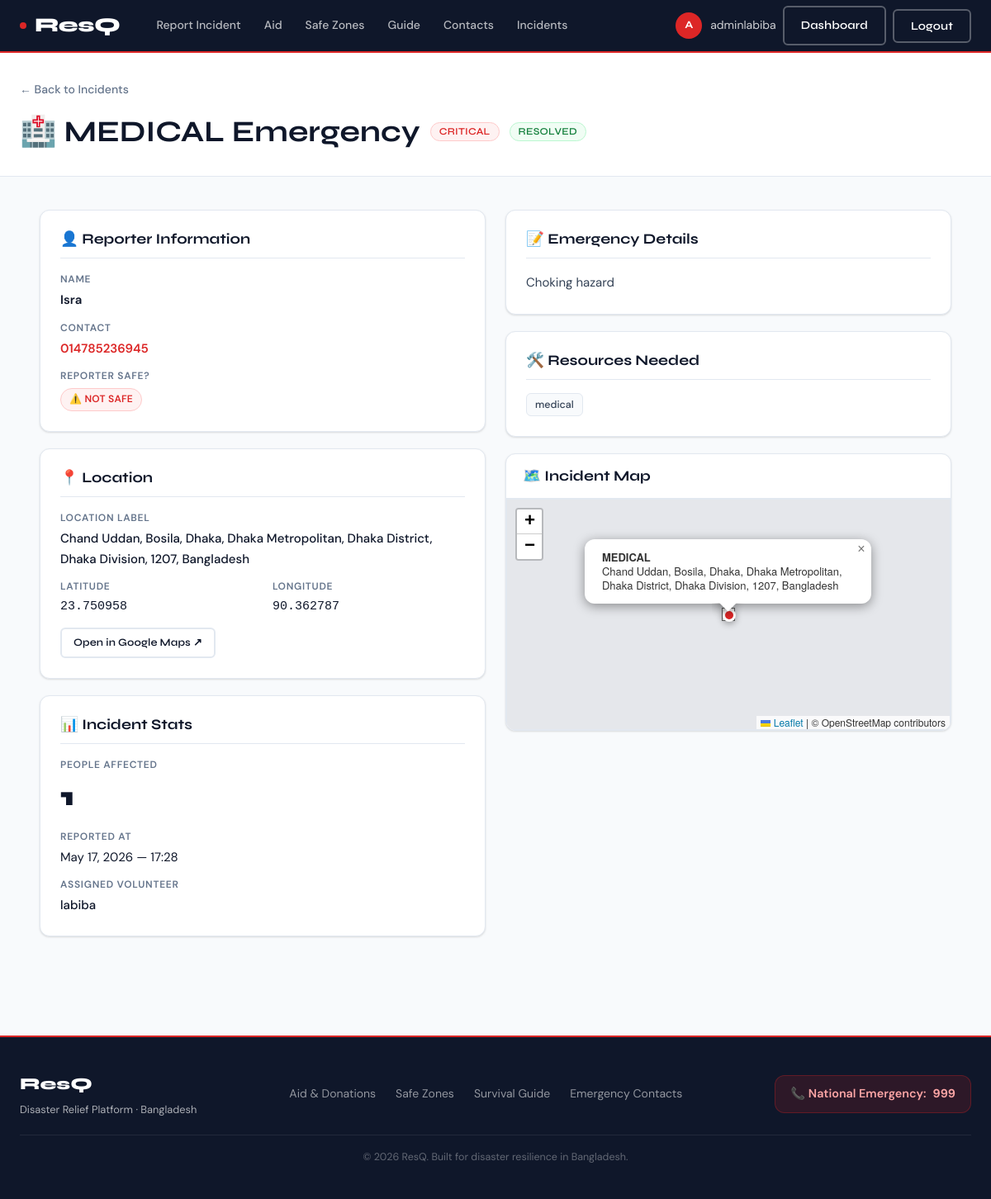
The app's page /incidents/2/ (signed in) with its own data.
### users/models.py (models this page shows, shortened)
class User(AbstractUser):
    ROLE_CHOICES = [
        ('volunteer', 'Volunteer'),
        ('authority', 'Authority'),
    ]
    role = models.CharField(max_length=20, choices=ROLE_CHOICES)
    nid_number = models.CharField(max_length=20, unique=True)
    contact_number = models.CharField(max_length=15)
    occupation = models.CharField(max_length=100, blank=True)
    workplace = models.CharField(max_length=150, blank=True)
    date_of_birth = models.DateField(null=True, blank=True)
    is_verified = models.BooleanField(default=False)
    created_at = models.DateTimeField(auto_now_add=True)

### incidents/models.py (models this page shows, shortened)
class Incident(models.Model):
    SEVERITY_CHOICES = [
        ('low', 'Low'),
        ('medium', 'Medium'),
        ('high', 'High'),
        ('critical', 'Critical'),
    ]
    EMERGENCY_TYPES = [
        ('fire', 'Fire'),
        ('flood', 'Flood'),
        ('earthquake', 'Earthquake'),
        ('medical', 'Medical'),
        ('structural', 'Structural Collapse'),
        ('other', 'Other'),
    ]
    STATUS_CHOICES = [
        ('pending', 'Pending'),
        ('active', 'Active'),
        ('resolved', 'Resolved'),
    ]
    RESOURCE_CHOICES = [
        ('food', 'Food'),
        ('water', 'Water'),
        ('medical', 'Medical'),
        ('shelter', 'Shelter'),
        ('rescue', 'Rescue Team'),
    ]
    reporter_name = models.CharField(max_length=100)
    contact_number = models.CharField(max_length=15)
    latitude = models.DecimalField(max_digits=9, decimal_places=6)
    longitude = models.DecimalField(max_digits=9, decimal_places=6)
    location_label = models.CharField(max_length=255, blank=True)
    severity = models.CharField(max_length=10, choices=SEVERITY_CHOICES)
    emergency_type = models.CharField(max_length=20, choices=EMERGENCY_TYPES)
    emergency_details = models.TextField()
    resources_needed = models.JSONField(default=list, blank=True)
    people_affected = models.PositiveIntegerField(default=1)
    reporter_safe = models.BooleanField(default=True)
    status = models.CharField(max_length=10, choices=STATUS_CHOICES, default='pending')
    assigned_volunteer = models.ForeignKey(
        User, null=True, blank=True,
        on_delete=models.SET_NULL,
        related_name='assigned_incidents',
        limit_choices_to={'role': 'volunteer'}
    )
    reported_at = models.DateTimeField(auto_now_add=True)
    updated_at = models.DateTimeField(auto_now=True)
    resolved_at = models.DateTimeField(null=True, blank=True)

### incidents/views.py (the view)
# urls.py: path('<int:pk>/', views.incident_detail, name='incident_detail'),
@login_required
def incident_detail(request, pk):
    incident = get_object_or_404(Incident, pk=pk)
    volunteers = None
    if request.user.role == 'authority':
        volunteers = User.objects.filter(role='volunteer', is_active=True).order_by('username')
    return render(request, 'incidents/detail.html', {
        'incident': incident,
        'volunteers': volunteers,
    })

### templates/incidents/detail.html (shortened to what this page needs)
{% extends "base.html" %}
{% block extra_head %}
<link rel="stylesheet" href="https://unpkg.com/leaflet@1.9.4/dist/leaflet.css" />
{% endblock %}
{% block content %}
<div class="page-header">
  <div class="page-header__inner">
    <div>
      <a href="{% url 'incident_list' %}" class="back-link" style="margin-bottom:10px;display:inline-flex;">← Back to Incidents</a>
      <h2 style="display:flex;align-items:center;gap:12px;flex-wrap:wrap;margin-top:8px;">
        {% if incident.emergency_type == 'fire' %}🔥
        {% elif incident.emergency_type == 'flood' %}🌊
        {% elif incident.emergency_type == 'earthquake' %}🏚️
        {% elif incident.emergency_type == 'medical' %}🏥
        {% elif incident.emergency_type == 'structural' %}🏗️
        {% else %}⚡{% endif %}
        {{ incident.emergency_type|upper }} Emergency
        <span class="badge badge-{{ incident.severity }}">{{ incident.severity|upper }}</span>
        <span class="badge badge-{{ incident.status }}">{{ incident.status|upper }}</span>
      </h2>
    </div>
  </div>
</div>
<div style="padding:40px 24px;">
  <div class="container">
    <div class="grid-2" style="align-items:start;">
      <div style="display:flex;flex-direction:column;gap:20px;">
        <div class="card">
          <h4 style="margin-bottom:16px;padding-bottom:12px;border-bottom:1px solid var(--border);">👤 Reporter Information</h4>
          <div style="display:flex;flex-direction:column;gap:12px;">
            <div>
              <div class="text-muted" style="font-size:.75rem;text-transform:uppercase;letter-spacing:.06em;font-weight:600;">Name</div>
              <div style="font-weight:600;margin-top:2px;">{{ incident.reporter_name }}</div>
            </div>
            <div>
              <div class="text-muted" style="font-size:.75rem;text-transform:uppercase;letter-spacing:.06em;font-weight:600;">Contact</div>
              <div style="margin-top:2px;"><a href="tel:{{ incident.contact_number }}" style="color:var(--red);font-weight:600;">{{ incident.contact_number }}</a></div>
            </div>
            <div>
              <div class="text-muted" style="font-size:.75rem;text-transform:uppercase;letter-spacing:.06em;font-weight:600;">Reporter Safe?</div>
              <div style="margin-top:4px;">
                {% if incident.reporter_safe %}
                  <span class="badge badge-resolved">✓ Yes, Safe</span>
                {% else %}
                  <span class="badge badge-critical">⚠️ NOT SAFE</span>
                {% endif %}
              </div>
            </div>
          </div>
        </div>
        <div class="card">
          <h4 style="margin-bottom:16px;padding-bottom:12px;border-bottom:1px solid var(--border);">📍 Location</h4>
          <div style="display:flex;flex-direction:column;gap:12px;">
            <div>
              <div class="text-muted" style="font-size:.75rem;text-transform:uppercase;letter-spacing:.06em;font-weight:600;">Location Label</div>
              <div style="font-weight:500;margin-top:2px;">{{ incident.location_label|default:"Not provided" }}</div>
            </div>
            <div class="grid-2">
              <div>
                <div class="text-muted" style="font-size:.75rem;text-transform:uppercase;letter-spacing:.06em;font-weight:600;">Latitude</div>
                <div style="font-family:monospace;margin-top:2px;">{{ incident.latitude }}</div>
              </div>
              <div>
                <div class="text-muted" style="font-size:.75rem;text-transform:uppercase;letter-spacing:.06em;font-weight:600;">Longitude</div>
                <div style="font-family:monospace;margin-top:2px;">{{ incident.longitude }}</div>
              </div>
            </div>
            <a href="https://maps.google.com/?q={{ incident.latitude }},{{ incident.longitude }}" target="_blank" class="btn btn-outline btn-sm" style="width:fit-content;">
              Open in Google Maps ↗
            </a>
          </div>
        </div>
        <div class="card">
          <h4 style="margin-bottom:16px;padding-bottom:12px;border-bottom:1px solid var(--border);">📊 Incident Stats</h4>
          <div style="display:flex;flex-direction:column;gap:12px;">
            <div>
              <div class="text-muted" style="font-size:.75rem;text-transform:uppercase;letter-spacing:.06em;font-weight:600;">People Affected</div>
              <div style="font-family:var(--font-display);font-size:2rem;font-weight:800;color:var(--navy);margin-top:2px;">{{ incident.people_affected }}</div>
            </div>
            <div>
              <div class="text-muted" style="font-size:.75rem;text-transform:uppercase;letter-spacing:.06em;font-weight:600;">Reported At</div>
              <div style="margin-top:2px;">{{ incident.reported_at|date:"F j, Y — H:i" }}</div>
            </div>
            <div>
              <div class="text-muted" style="font-size:.75rem;text-transform:uppercase;letter-spacing:.06em;font-weight:600;">Assigned Volunteer</div>
              <div style="margin-top:2px;">
                {% if incident.assigned_volunteer %}
                  <span style="font-weight:500;">{{ incident.assigned_volunteer.username }}</span>
                {% else %}
                  <span class="text-muted">Not yet assigned</span>
                {% endif %}
              </div>
            </div>
          </div>
        </div>
      </div>
      <div style="display:flex;flex-direction:column;gap:20px;">
        <div class="card">
          <h4 style="margin-bottom:16px;padding-bottom:12px;border-bottom:1px solid var(--border);">📝 Emergency Details</h4>
          <p style="line-height:1.75;color:var(--slate);">{{ incident.emergency_details }}</p>
        </div>
        <div class="card">
          <h4 style="margin-bottom:16px;padding-bottom:12px;border-bottom:1px solid var(--border);">🛠️ Resources Needed</h4>
          {% if incident.resources_needed %}
          <div class="tag-list">
            {% for resource in incident.resources_needed %}
            <span class="tag">{{ resource }}</span>
            {% endfor %}
          </div>
          {% else %}
          <p class="text-muted">No specific resources listed.</p>
          {% endif %}
        </div>
        <div class="card" style="padding:0;overflow:hidden;">
          <div style="padding:16px 20px;border-bottom:1px solid var(--border);">
            <h4>🗺️ Incident Map</h4>
          </div>
          <div id="map" style="height:280px;border-radius:0;"></div>
        </div>
      </div>
    </div>
  </div>
</div>
{% endblock %}

### templates/base.html (shortened to what this page needs)
<!DOCTYPE html>
<html lang="en">
<head>
  {% load static %}
  <link rel="stylesheet" href="{% static 'css/style.css' %}" />
  {% block extra_head %}{% endblock %}
</head>
<body>
<nav class="navbar">
  <a href="{% url 'home' %}" class="navbar__brand">
    <span class="brand-dot"></span>ResQ
  </a>
  <div class="navbar__links">
    <a href="{% url 'home' %}#report">Report Incident</a>
    <a href="{% url 'aid_page' %}">Aid</a>
    <a href="{% url 'evacuation_page' %}">Safe Zones</a>
    <a href="{% url 'guide_page' %}">Guide</a>
    <a href="{% url 'contacts_page' %}">Contacts</a>
    {% if user.is_authenticated %}
      <a href="{% url 'incident_list' %}">Incidents</a>
    {% endif %}
  </div>
  <div class="navbar__actions desktop">
    {% if user.is_authenticated %}
      <div class="nav-user">
        <div class="avatar">{{ user.username|slice:":1"|upper }}</div>
        <span>{{ user.username }}</span>
      </div>
      <a href="{% url 'dashboard' %}" class="btn btn-outline" style="color:white;border-color:rgba(255,255,255,.3);">Dashboard</a>
      <form method="post" action="{% url 'logout' %}" style="display:inline;">
        <button type="submit" class="btn btn-outline" style="color:white;border-color:rgba(255,255,255,.3);">Logout</button>
      </form>
    {% else %}
      <a href="{% url 'login' %}" class="btn btn-outline" style="color:white;border-color:rgba(255,255,255,.3);">Log In</a>
      <a href="{% url 'signup' %}" class="btn btn-primary">Sign Up</a>
    {% endif %}
  </div>
</nav>
<main>
  {% block content %}{% endblock %}
</main>
<footer class="footer">
  <div class="footer__inner">
    <div>
      <div class="footer__brand">ResQ</div>
      <div class="footer__tagline">Disaster Relief Platform · Bangladesh</div>
    </div>
    <div style="display:flex;gap:24px;flex-wrap:wrap;">
      <a href="{% url 'aid_page' %}" style="color:rgba(255,255,255,.55);font-size:.875rem;">Aid & Donations</a>
      <a href="{% url 'evacuation_page' %}" style="color:rgba(255,255,255,.55);font-size:.875rem;">Safe Zones</a>
      <a href="{% url 'guide_page' %}" style="color:rgba(255,255,255,.55);font-size:.875rem;">Survival Guide</a>
      <a href="{% url 'contacts_page' %}" style="color:rgba(255,255,255,.55);font-size:.875rem;">Emergency Contacts</a>
    </div>
    <div class="footer__hotline">
      📞 National Emergency: <strong>999</strong>
    </div>
  </div>
  <div style="max-width:1200px;margin:20px auto 0;padding-top:16px;border-top:1px solid rgba(255,255,255,.08);text-align:center;font-size:.78rem;color:rgba(255,255,255,.35);">
    © {% now "Y" %} ResQ. Built for disaster resilience in Bangladesh.
  </div>
</footer>
</body>
</html>

### records on screen
User: username "A", username "adminlabiba"
Incident: emergency_type "MEDICAL", severity "CRITICAL", status "RESOLVED", reporter_name "Isra", contact_number "014785236945", location_label "Chand Uddan, Bosila, Dhaka, Dhaka Metropolitan, Dhaka District, Dhaka Division, 1207, Bangladesh", latitude "23.750958", longitude "90.362787", people_affected "1", reported_at "May 17, 2026 — 17:28", assigned_volunteer.username "labiba", emergency_details "Choking hazard", emergency_type "medical"
